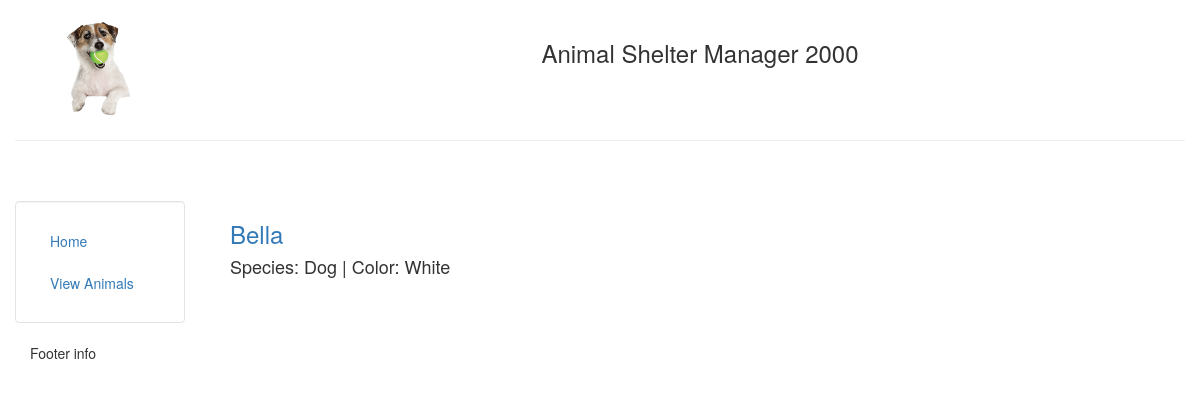
/animals/, run on an earlier commit of the app's database.
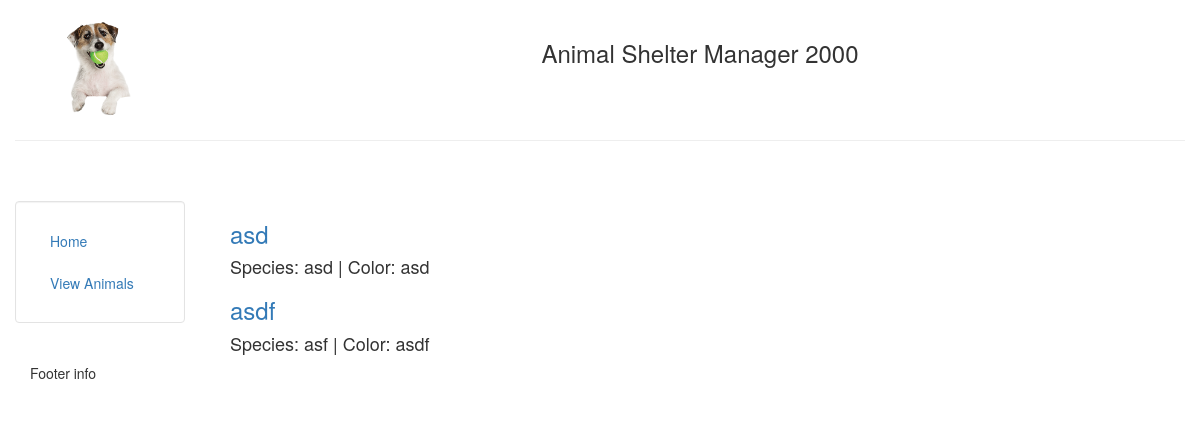
And on a later commit of the database.
### animal_list/models.py (models this page shows, shortened)
class Animal(models.Model):
    name = models.CharField(max_length=80)
    color = models.CharField(max_length=30)
    species = models.CharField(max_length=40)
    description = models.TextField(default='')
    description.null = False
    age = models.SmallIntegerField()

### animal_list/templates/animal_list/list.html
{% extends "home_page/page_template.html" %}
{% block content %}
    {% for animal in object_list %}
        <h3><a href="/animals/{{ animal.id }}">{{ animal.name }} </a></h3>
        <h4>Species: {{ animal.species }} | Color: {{ animal.color }}</h4>
    {% endfor %}
{% endblock %}

### home_page/templates/home_page/page_template.html (shortened to what this page needs)
{% load staticfiles %}
<!DOCTYPE html>
<html lang="en">
  <head>
    <link rel="stylesheet" href="https://maxcdn.bootstrapcdn.com/bootstrap/3.3.7/css/bootstrap.min.css"
>
  </head>
  <body>
    <div class="container-fluid" style="min-height:95%; ">
		<div class="row">
			  <div class="col-sm-2">
				  <br>
				  <center>
					<img src="{% static 'home_page/img/logo.png' %}" class="responsive-img" style='max-height:100px;' alt="logo">
				  </center>
			  </div>
			  <div class="col-sm-10">
				  <br>
				  <center>
				  <h3>Animal Shelter Manager 2000</h3>
				  </center>
			  </div>
		</div><hr>
		<div class="row">
		  <div class="col-sm-2">
		  <br>
		  <br>
			<div class="well bs-sidebar" id="sidebar" style="background-color:#fff">
			  <ul class="nav nav-pills nav-stacked">
				<li><a href='/'>Home</a></li>
				<li><a href='/animals/'>View Animals</a></li>
			  </ul>
			</div>
		  </div>
		  <div class="col-sm-10">
			<div class='container-fluid'>
			<br><br>
			   {% block content %}
			   {% endblock %}
			</div>
		  </div>
		</div>
	</div>
	<footer>
		<div class="container-fluid" style='margin-left:15px'>
			<p>Footer info</p>
		</div>
	</footer>
  </body>
</html>

What changed in the data, as far as the page shows it:
removed Animal: name "Bella", species "Dog", color "White"
added Animal: name "asd", species "asd", color "asd"
added Animal: name "asdf", species "asf", color "asdf"
